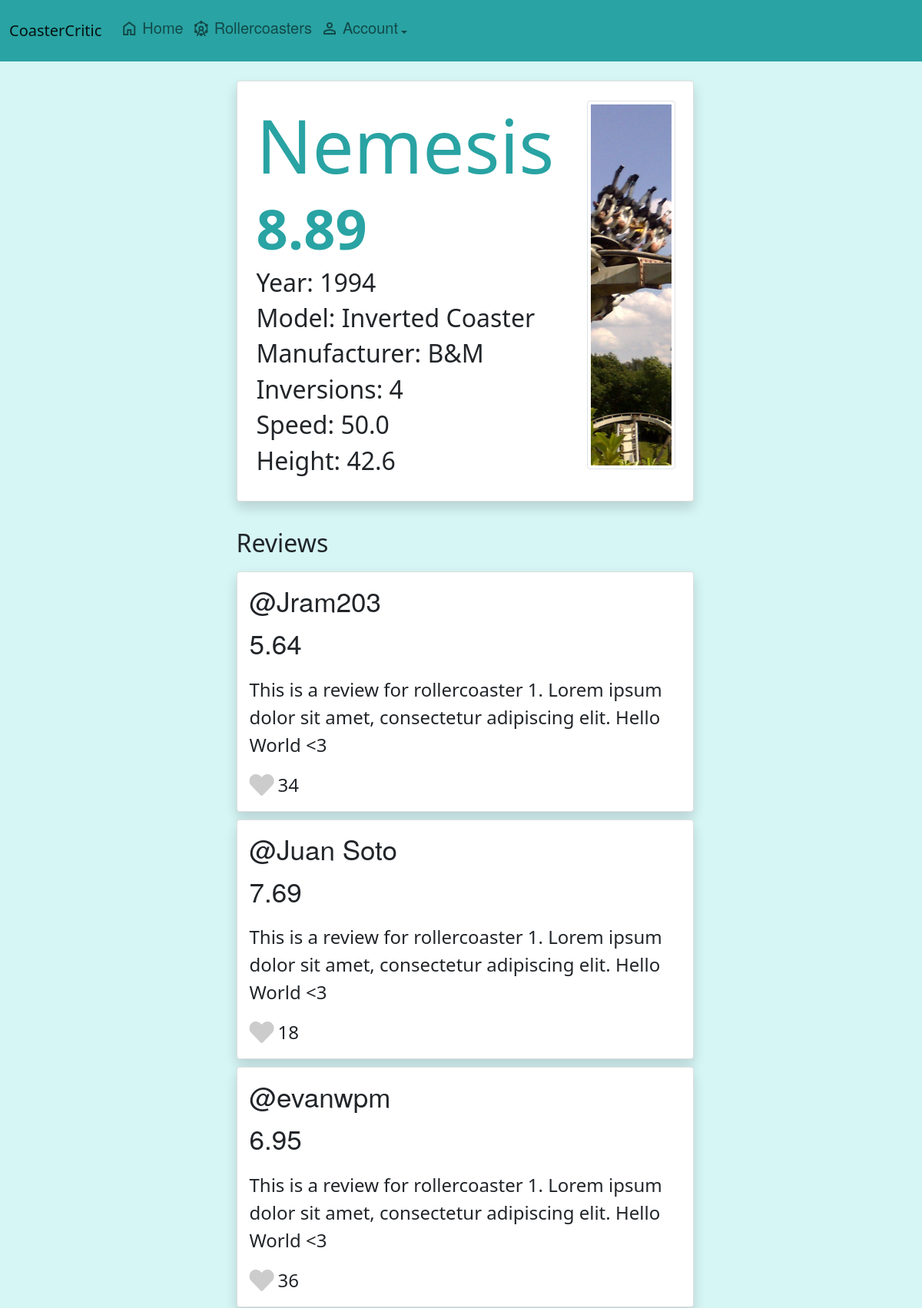
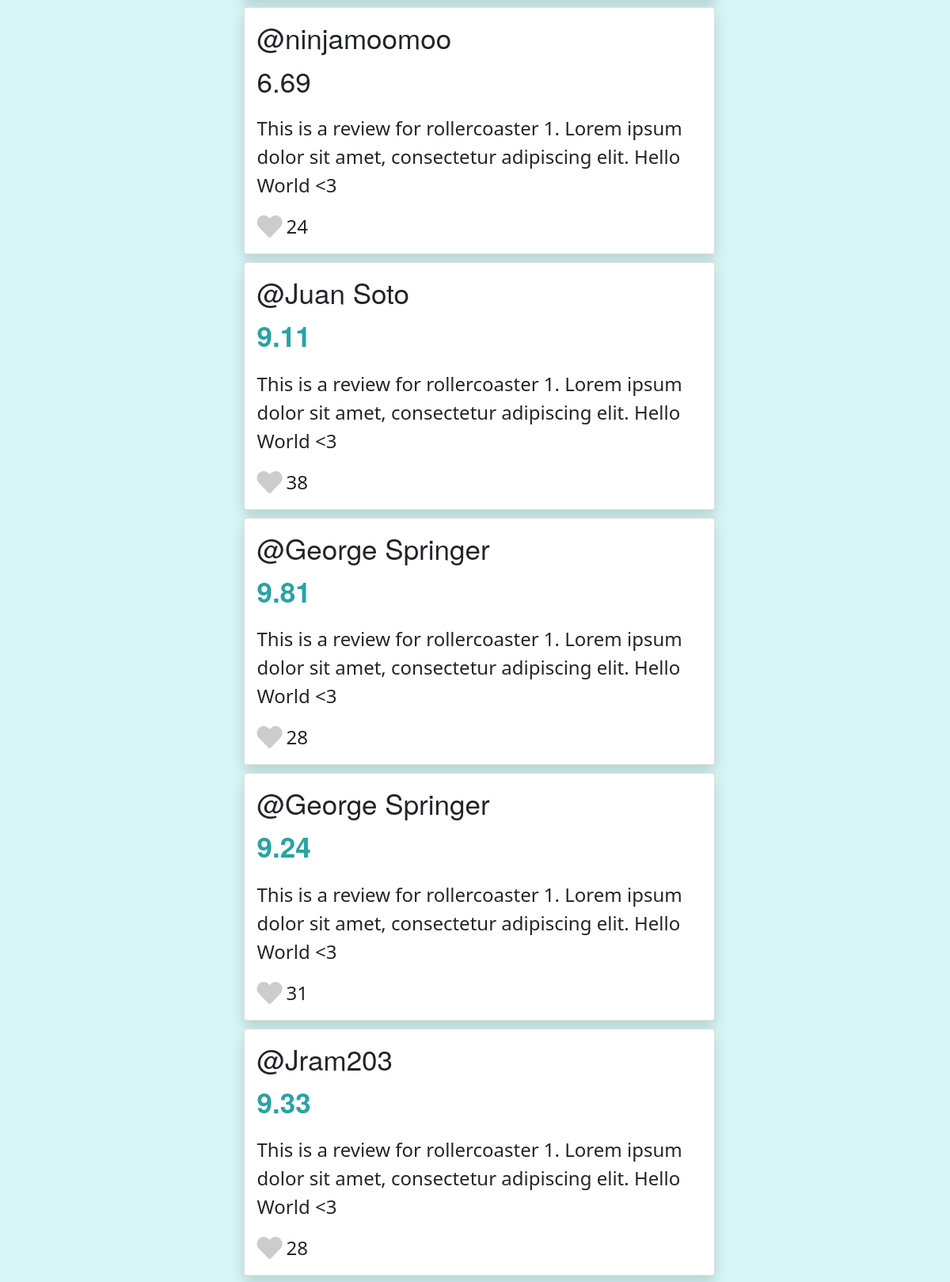
Page /rollercoaster/1 (upper part) on the committed database (2 pictures, top to bottom).
### app/models.py (models this page shows)
class Rollercoaster(db.Model):
    id = db.Column(db.Integer, primary_key=True)
    name = db.Column(db.String(100))
    year = db.Column(db.Integer)
    height = db.Column(db.Float)
    length = db.Column(db.Float)
    manufacturer = db.Column(db.String(100))
    model = db.Column(db.String(100))
    inversions = db.Column(db.Integer)
    speed = db.Column(db.Float)
    reviews = db.relationship('Review', lazy=True)

class Review(db.Model):
    id = db.Column(db.Integer, primary_key=True)
    user_id = db.Column(db.Integer, db.ForeignKey('user.id'), nullable=False)
    rollercoaster_id = db.Column(db.Integer, db.ForeignKey('rollercoaster.id'), nullable=False)
    rating = db.Column(db.Float)
    review_text = db.Column(db.String(400))
    likes = db.Column(db.Integer)
    user = db.relationship('User', backref=db.backref('user_reviews', lazy=True))
    rollercoaster = db.relationship('Rollercoaster', backref=db.backref('coaster_reviews', lazy=True))

class User(UserMixin, db.Model):
    id = db.Column(db.Integer, primary_key=True)
    password = db.Column(db.String(100))
    name = db.Column(db.String(100))
    reviews = db.relationship('Review', lazy=True, back_populates='user')

### app/main.py (the view)
@main.route('/rollercoaster/<rc_id>')
def rollercoaster_page(rc_id):
    rollercoaster = models.Rollercoaster.query.filter_by(id=rc_id).first()
    if rollercoaster:
        average_score = get_average_score(rollercoaster.id)
        reviews = rollercoaster.coaster_reviews
        return render_template('rollercoaster.html', rollercoaster=rollercoaster, average_score=average_score, reviews=reviews)
    else:
        return render_template('404.html')

### app/db_manager.py (called while the page is built)
def get_average_score(rollercoaster_id):
        average_score = (
            db.session.query(func.avg(models.Review.rating))
            .join(models.Review.rollercoaster)
            .filter(models.Review.rollercoaster_id == rollercoaster_id)
            .first()
        )[0]
        average_score = round(average_score,2)
        return average_score

### app/templates/rollercoaster.html (shortened to what this page needs)
{% extends "base.html" %}
{% block content %}
<div class="page_container_c">
  <div class="rollercoaster_header card shadow bg-white rounded">
    <div class="rollercoaster_page_holder">
      <div style="width:100%; ">
        <h1 style="font-size: 6rem; color: #29A3A3;">{{rollercoaster.name}}</h1>
        {% if average_score > 8.5%}
        <h2 style="font-size: 4.5rem; color: #29A3A3; font-weight: bold;">{{average_score}}</h2>
        {% else %}
        <h2 style="font-size: 4.5rem;">{{average_score}}</h2>
        {% endif %}
        <div style="gap:40px" class="">
          <div>
            <h2>Year: {{rollercoaster.year}}</h2>
            <h2>Model: {{rollercoaster.model}}</h2>
            <h2>Manufacturer: {{rollercoaster.manufacturer}}</h2>
          </div>
          <div>
            <h2>Inversions: {{rollercoaster.inversions}}</h2>
            <h2>Speed: {{rollercoaster.speed}}</h2>
            <h2>Height: {{rollercoaster.height}}</h2>
          </div>
        </div>
      </div>
    </div>
    <div style="float:left; " class="rc_image_container">
      <img alt="image of {{rollercoaster.name}} rollercoaster" class="img-fluid rollercoaster_img img-thumbnail" src="/static/assets/{{ rollercoaster.id }}.jpg">
    </div>
  </div>
  <div class="review_container">
    <h2>Reviews</h2>
    {% for review in reviews%}
    <div class="card card-hover shadow bg-white rounded" style="width: 100%;" onclick="open_profile({{review.user.id}})">
      <div class="card-body">
          <h5 style="font-size: 35px; font-family: Walfork, Walsheim, Helvetica Neue, Helvetica, Arial, sans-serif;"
              class="card-title">@{{ review.user.name}}</h5>
          {% if review.rating > 8.5%}
          <p style="font-weight: bold; color: #29A3A3; font-size: 35px; font-family: Walfork, Walsheim, Helvetica Neue, Helvetica, Arial, sans-serif;"
              class="card-text"> {{ review.rating }}</p>
          {% else %}
          <p style="font-size: 35px; font-family: Walfork, Walsheim, Helvetica Neue, Helvetica, Arial, sans-serif;"
              class="card-text"> {{ review.rating }}</p>
          {% endif %}
          <p style="font-size: 1.5rem;" class="card-text">{{ review.review_text}}</p>
          <div style="display: flex; align-items: center; gap:5px;">
            <div style="font-size: 2rem;" id="{{review.id}}-icon" class="like-icon fa-lg" onclick="add_like(event, {{review.id}})"><i class="fas fa-heart"></i></div>
            <span style="font-size: 1.5rem;" id="{{review.id}}-likes">{{review.likes}}</span>
          </div>
      </div>
  </div>
    {% endfor %}
  </div>
</div>
{% endblock %}

### app/static/styles.css (style rules this page uses)
.page_container_c { padding-top: 10px; display: flex; align-items: center; justify-content: center; flex-direction: column; margin-left: 10px; }
.review_container { display: flex; flex-direction: column; gap: 10px; padding-top: 5px; flex-grow: 1; width: 50%; }
.rc_image_container { height: 100%; margin-right: 3.8%; margin-top:10px; }
.rollercoaster_img { width: 50rem; height: 30rem; object-fit: cover; margin-top:15px; }
.rollercoaster_page_holder { display: flex; flex-direction: row; gap: 18px; flex-grow: 1; margin: 25px; }
body { background-color: #d6f5f5; }
.like-icon { color: #ccc; cursor: pointer; }
.rollercoaster_header { display: flex; flex-direction: row; gap:18px; background-color: white; width: 50%; margin-bottom: 30px; margin-top:15px; }

### rows in the picture
Rollercoaster: name "Nemesis", year "1994", model "Inverted Coaster", manufacturer "B&M", inversions "4", speed "50.0", height "42.6"
Review: user.name "Jram203", rating "5.64", review_text "This is a review for rollercoaster 1. Lorem ipsum dolor sit amet, consectetur adipiscing elit. Hello World <3", likes "34"
Review: user.name "Juan Soto", rating "7.69", review_text "This is a review for rollercoaster 1. Lorem ipsum dolor sit amet, consectetur adipiscing elit. Hello World <3", likes "18"
Review: {{ review.user.id }} 1 (drawn), user.name "evanwpm", rating "6.95", review_text "This is a review for rollercoaster 1. Lorem ipsum dolor sit amet, consectetur adipiscing elit. Hello World <3", likes "36"
Review: user.name "ninjamoomoo", rating "6.69", review_text "This is a review for rollercoaster 1. Lorem ipsum dolor sit amet, consectetur adipiscing elit. Hello World <3", likes "24"
Review: user.name "Juan Soto", rating "9.11", review_text "This is a review for rollercoaster 1. Lorem ipsum dolor sit amet, consectetur adipiscing elit. Hello World <3", likes "38"
Review: user.name "George Springer", rating "9.81", review_text "This is a review for rollercoaster 1. Lorem ipsum dolor sit amet, consectetur adipiscing elit. Hello World <3", likes "28"
Review: user.name "George Springer", rating "9.24", review_text "This is a review for rollercoaster 1. Lorem ipsum dolor sit amet, consectetur adipiscing elit. Hello World <3", likes "31"
Review: user.name "Jram203", rating "9.33", review_text "This is a review for rollercoaster 1. Lorem ipsum dolor sit amet, consectetur adipiscing elit. Hello World <3", likes "28"

### other values in the picture
{{ average_score }} "8.89"
